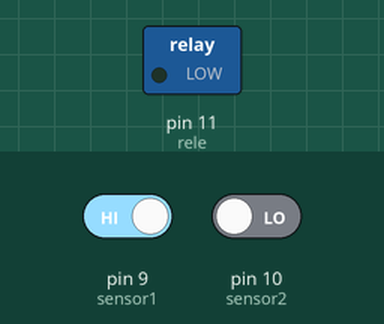
Simulated run of this sketch. Board: Arduino Uno, built with avr-gcc and run on an emulated ATmega328P. Shown: switched loads named in the sketch (green lamp = pin HIGH). Inputs (shaded band) come from the test bench; at power-on: pin 9 (sensor1) HIGH, pin 10 (sensor2) LOW.

Above: at 1.8 s.
1.9 s: pin 9 (sensor1) driven LOW
At 2.4 s:
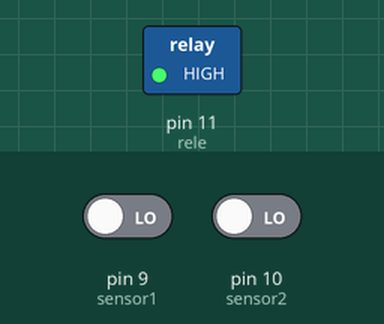
Timing chart, 0 to 4.9 s (numbered marks = the images above; inputs shaded):
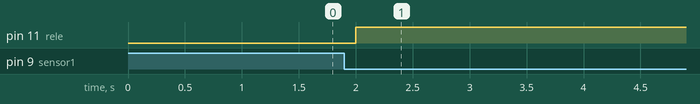

The sketch:

sensorNivel.ino
```cpp
int sensor1 = 9;
int sensor2 = 10;
int rele = 11;
void setup() {
  pinMode (sensor1, INPUT);
  pinMode (sensor2, INPUT);
  pinMode (rele, OUTPUT);

}

void loop() {
  sensor1 = digitalRead(9);
  sensor2 = digitalRead(10);

  if(sensor1 == LOW && sensor2 == LOW){
    digitalWrite (rele, HIGH);
    }
  if(sensor2 == HIGH && sensor1 == HIGH){
      digitalWrite (rele, LOW);
      }
      delay (500);

}
```

Measured:
- after the input at 1.9 s, pin 11 (rele): LOW → HIGH after 0.10 s
